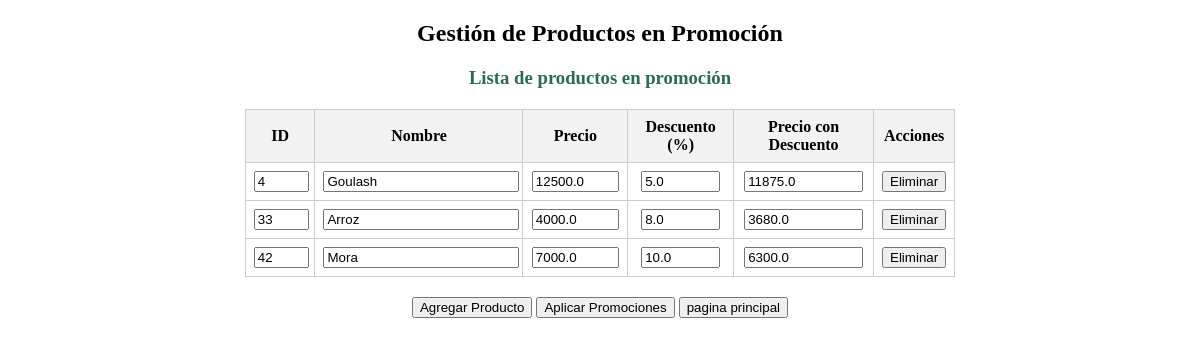
Before: /admin/promocion (signed in) with the older database file.
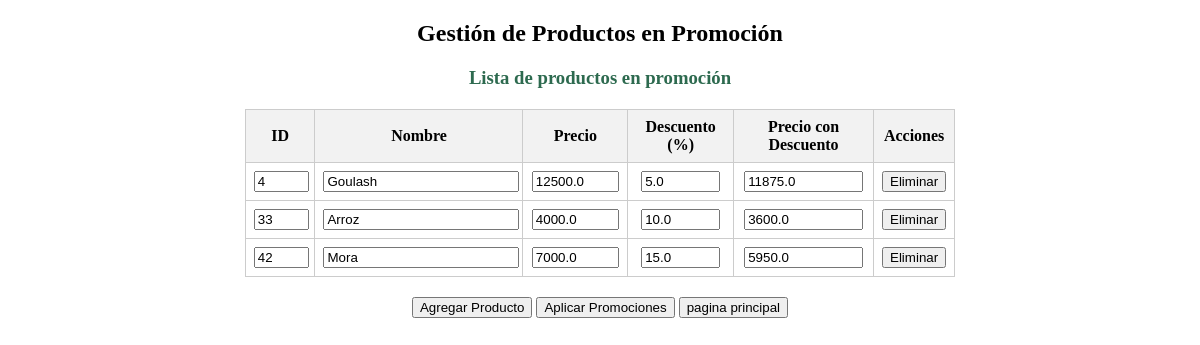
After: the same page with the newer database file.
### models.py (models this page shows, shortened)
class Promotion(db.Model):
    id = db.Column(db.Integer, primary_key=True)
    product_id = db.Column(db.Integer, db.ForeignKey('product.id'), nullable=False, unique=True)
    discount = db.Column(db.Float, nullable=False)
    price = db.Column(db.Float, nullable=False)
    price_discounted = db.Column(db.Float, nullable=False)
    product = db.relationship('Product', backref='promotion')

### routes.py (the view)
@app.route('/admin/promocion', methods=['GET', 'POST'])
@login_required
def admin_promocion():
    if not current_user.is_admin:
        flash('Acceso denegado. Debes ser administrador.', 'danger')
        return redirect(url_for('index'))
    productos = Product.query.all()
    productos_js = [{'id': p.id, 'nombre': p.name, 'precio': p.price} for p in productos]
    promociones = []
    if request.method == 'POST':
        productos_ids = request.form.getlist('producto[]')
        descuentos = request.form.getlist('descuento[]')
        precios = request.form.getlist('precio[]')
        precios_descuento = request.form.getlist('precio_descuento[]')
        promociones = []
        Promotion.query.delete()
        db.session.commit()
        for i in range(len(productos_ids)):
            if productos_ids[i]:
                promo = Promotion(
                    product_id=int(productos_ids[i]),
                    discount=float(descuentos[i]),
                    price=float(precios[i]),
                    price_discounted=float(precios_descuento[i])
                )
                db.session.add(promo)
                promociones.append({
                    'producto_id': int(productos_ids[i]),
                    'nombre': next((p.name for p in productos if p.id == int(productos_ids[i])), ''),
                    'descuento': float(descuentos[i]),
                    'precio': float(precios[i]),
                    'precio_descuento': float(precios_descuento[i])
                })
        db.session.commit()
        flash('Promociones actualizadas correctamente.', 'success')
    else:
        promociones_db = Promotion.query.all()
        for promo in promociones_db:
            nombre = next((p.name for p in productos if p.id == promo.product_id), '')
            promociones.append({
                'producto_id': promo.product_id,
                'nombre': nombre,
                'descuento': promo.discount,
                'precio': promo.price,
                'precio_descuento': promo.price_discounted
            })
    return render_template('admin/promocion.html', productos=productos, promociones=promociones, productos_js=productos_js)

### models.py (called while the page is built)
    @property
    def is_authenticated(self):
        return True

### routes.py (called while the page is built)
@login_manager.user_loader
def load_user(user_id):
    return User.query.get(int(user_id))

### templates/admin/promocion.html (shortened to what this page needs)
<!DOCTYPE html>
<html lang="es">
<head>
</head>
<body>
    <h2 class="center">Gestión de Productos en Promoción</h2>
    <h3 class="center" style="margin-bottom: 10px; color: #2d6a4f;">Lista de productos en promoción</h3>
    <form method="post">
        <table class="admin-table">
            <thead>
                <tr>
                    <th style="width: 10%">ID</th>
                    <th style="width: 30%">Nombre</th>
                    <th style="width: 15%">Precio</th>
                    <th style="width: 15%">Descuento (%)</th>
                    <th style="width: 20%">Precio con Descuento</th>
                    <th style="width: 10%">Acciones</th>
                </tr>
            </thead>
            <tbody id="tbody-promos">
                {% if promociones %}
                    {% for promo in promociones %}
                    <tr>
                        <td><input type="number" name="producto[]" class="input-id" value="{{ promo.producto_id }}" min="1" required style="width: 90%"></td>
                        <td><input type="text" name="nombre[]" class="input-nombre" value="{{ promo.nombre }}" readonly style="width: 98%"></td>
                        <td><input type="number" name="precio[]" class="input-precio" step="0.01" min="0" value="{{ promo.precio }}" readonly style="width: 90%"></td>
                        <td><input type="number" name="descuento[]" class="input-descuento" min="0" max="100" value="{{ promo.descuento }}" style="width: 80%"></td>
                        <td><input type="number" name="precio_descuento[]" class="input-precio-descuento" step="0.01" min="0" value="{{ promo.precio_descuento }}" readonly style="width: 90%"></td>
                        <td><button type="button" class="button small danger" onclick="eliminarFila(this)">Eliminar</button></td>
                    </tr>
                    {% endfor %}
                {% endif %}
            </tbody>
        </table>
        <div class="center">
            <button type="button" onclick="agregarFila()">Agregar Producto</button>
            <button type="submit">Aplicar Promociones</button>
            <button type="button" onclick="location.href='{{ url_for('index') }}'">pagina principal</button>
        </div>
    </form>
</body>
</html>

Changed rows visible on the page:
changed Promotion (number 2 of 3 on the later page): descuento "8.0" → "10.0"; precio_descuento "3680.0" → "3600.0"
changed Promotion (number 3 of 3 on the later page): descuento "10.0" → "15.0"; precio_descuento "6300.0" → "5950.0"
